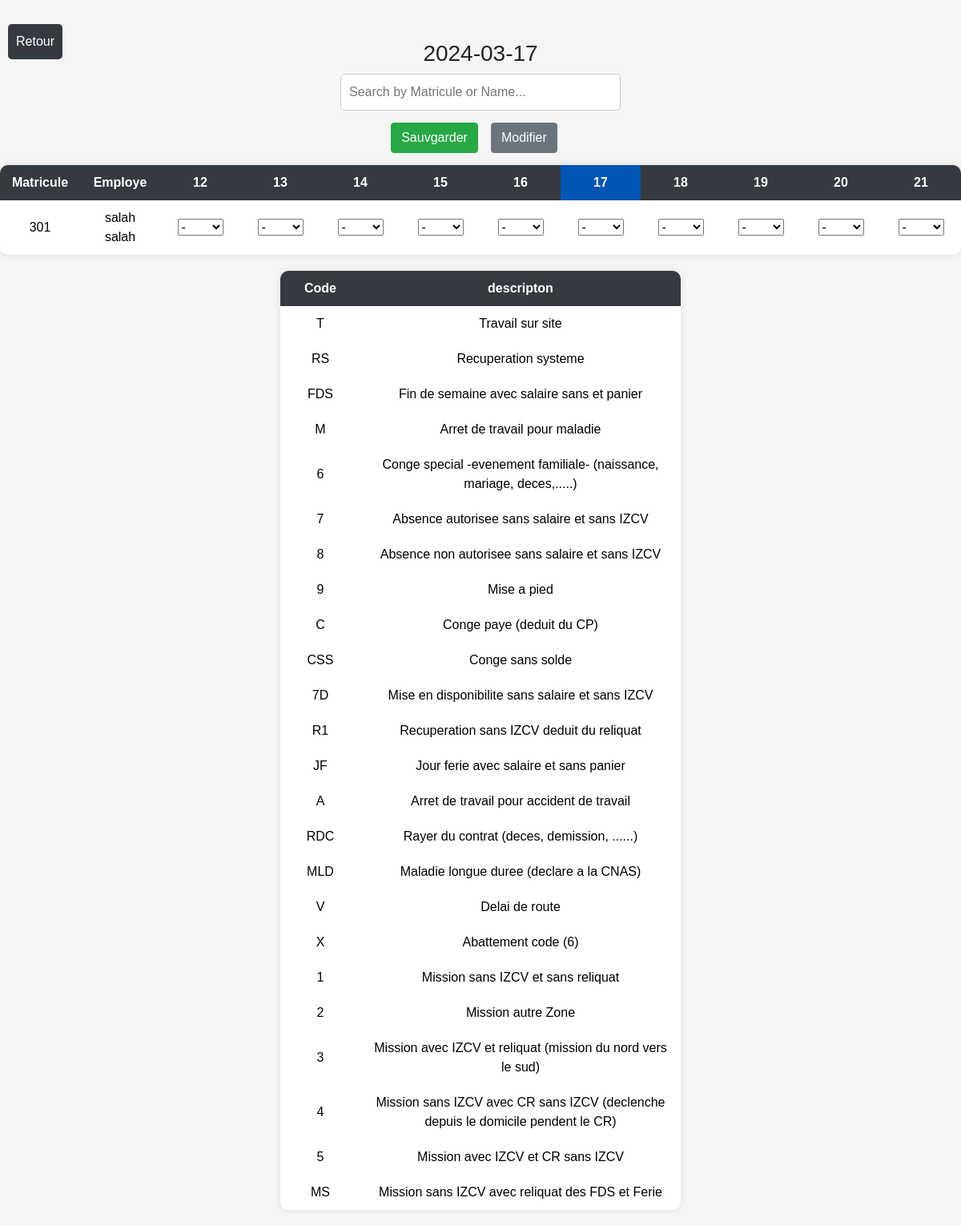
Screenshot of /pointage/2/ with the database file from the repository.
### pointage/models.py (models this page shows, shortened)
class Employe(models.Model):
    ID=models.AutoField(primary_key=True)
    Nom=models.CharField(max_length=30)
    Prenom=models.CharField(max_length=30)
    Adresse=models.CharField(max_length=50,null=True)
    Date_Recrutement=models.DateField(default=timezone.now)
    Affect_Origin=models.CharField(max_length=30,null=True)
    Fonction=models.CharField(max_length=30)
    Date_Detach= models.DateField(null=True)
    station=models.ForeignKey(Station,on_delete=models.CASCADE,null=True)
    Situation_Familliale=models.CharField(max_length=30,null=True)
    Nbr_Enfants=models.IntegerField(null=True)
    Sheet_ID=models.IntegerField(unique=True,null=True)
    recup = models.IntegerField(default=0)
    remboursement_total=models.IntegerField(default=0)
    remboursement_mois=models.IntegerField(default=0)
    actif = models.BooleanField(default=True)

class Code(models.Model):
    ID=models.CharField(primary_key=True,max_length=3)
    Description=models.TextField()

### pointage/views.py (the view)
# urls.py: path('pointage/<int:ID>/',views.pointage2,name='pointage'),
def pointage2(request,ID):
    station = Station.objects.get(id=ID)
    instances=Employe.objects.filter(station=station)
    date=datetime.now().date()
    f_date = date - timedelta(days=5)
    print(date)
    date_range = [f_date + timedelta(days=i) for i in range(10)]
    if request.method == 'POST':
        credentials = service_account.Credentials.from_service_account_file(
        './petromagpointage-be9f913f9b9e.json',
        scopes=['https://www.googleapis.com/auth/spreadsheets'],
        )
        MI=['1',"2","3","4","5","MS"]
        Conge=['C','CSS']
        spreadsheet_id = station.SheetID
        service = build('sheets', 'v4', credentials=credentials)
        for i in instances:
            ranges_and_values={}
            for date in date_range:
                cell=find_cell(date)
                choice=request.POST.get(f'{i.ID}_{date}')
                sheet_range = f"{i.ID}!{cell}"
                code=Code_Employe.objects.filter(employe=i,date=date)
                if  choice == "" :
                    if code.exists():
                                ranges_and_values[sheet_range]=[['']]
                                month_emp=Month_stat.objects.filter(Employe=i,period=f'{date.month}{date.year}')
                                if code.code_id in MI:
                                    month_emp.mission-=1
                                elif code.code_id in "8":
                                    month_emp.absent-=1
                                elif code.code_id in Conge:
                                    month_emp.conge-=1
                                elif code.code_id  == "7":
                                    month_emp.abs_autorise-=1
                                elif code.code_id in "MLD":
                                    month_emp.mld-=1
                                elif code.code_id in "RS":
                                    month_emp.rs-=1
                                elif code.code_id in "6":
                                    month_emp.eve_fam-=1
                                code.delete()
                    else:
                        continue
                elif choice == None :
                    continue
                else:
                    if code.exists():
                        period_i=f'{date.month}{date.year}'
                        print(period_i)
                        try:
                            if code[0].stored:
                                month_emp=Month_stat.objects.get(employe=i,period=period_i)
                                if code[0].code_id in MI:
                                    month_emp.mission-=1
                                elif code[0].code_id in "8":
                                    month_emp.absent-=1
                                elif code[0].code_id in Conge:
                                    month_emp.conge-=1
                                elif code[0].code_id  == "7":
                                    month_emp.abs_autorise-=1
                                elif code[0].code_id in "MLD":
                                    month_emp.mld-=1
                                elif code[0].code_id in "RS":
                                    month_emp.rs-=1
                                elif code[0].code_id in "6":
                                    month_emp.eve_fam-=1
                                elif code[0].code_id in 'T':
                                    month_emp.travail-=1
                        except:
                            pass
                        code[0].delete()
                    code_emp=Code_Employe()
                    code_emp.employe=i
                    code_emp.date=date
                    code_emp.last_update = timezone.now().date()
                    code_emp.code=Code.objects.get(pk=choice)
                    code_emp.save()
                    ranges_and_values[sheet_range] = [[f"{choice}"]]
            requests = [
                {
                    "range": range_,
                    "values": values,
                }
                for range_, values in ranges_and_values.items()
                ]
            service.spreadsheets().values().batchUpdate(
                spreadsheetId=spreadsheet_id,
                body={"valueInputOption": "RAW", "data": requests},
            ).execute()
            station.last_update= datetime.now().date()
            station.save()
        return redirect("menu_view")
    else:
        if date.day>=16:
            start_date=datetime(date.year,date.month,16)
            end_date=datetime(date.year,date.month+1,15)
            if end_date.month==13:
                end_date.month=1
        else:
            start_date=datetime(date.year,date.month-1,16)
            end_date=datetime(date.year,date.month,15)
            if start_date.month==0:
                start_date.month=12
        tmp = {}
        res = {}
        overworked_employes=[]
        for i in instances :
                codes_emp = Code_Employe.objects.filter(employe=i)
                overwork=codes_emp.filter(code_id="T",date__range=(start_date,end_date)).count()
                if overwork > 6 :
                    overworked_employes.append(i)
                tmp = {}
                for d in date_range:
                    try :
                        e = codes_emp.get(date=d)
                        tmp[str(d)] = e
                    except:
                        tmp[str(d)] = ""
                res[i.ID] = tmp
        codes=Code.objects.all()
        context={'date':date,'instances':instances,'date_range':date_range,'codes':codes,'res':res,'today':date,'overwork':overworked_employes}
        return render(request,'pointage.html',context)

### pointage/templates/pointage.html (shortened to what this page needs)
<!DOCTYPE html>
<html lang="en">
<head>
    <link href="https://stackpath.bootstrapcdn.com/bootstrap/4.5.2/css/bootstrap.min.css" rel="stylesheet">
</head>
<body>
    <div class="header">
        <h3>{{ date|date:"Y-m-d" }}</h3>
        <a href="{% url 'menu_view' %}" class="back-button">Retour</a>
    </div>
    <div >
        <input type="text" id="query" class="search" name="query"  placeholder="Search by Matricule or Name...">
    </div>
    <table>
        <tr>
            <th>Matricule</th>
            <th>Employe</th>
            {% for d in date_range %}
            {% if d == date %}
            <th class="today"> {{d|date:"d"}}</th>
            {% else %}
            <th> {{d|date:"d"}}  </th>
            {% endif %}
            {% endfor %}
        </tr>
            <form  id="form" method="POST" >
                {% for i in instances %}
                <tr {% if i in overwork %} class="highlight" {%endif%}>
                    <td>{{ i.ID }}</td>
                    <td>{{ i.Nom }} {{ i.Prenom }}</td>
                    {% for id, list in res.items %}
                        {% if id == i.ID %}
                            {% for date, result in list.items %}
                                {% if result.is_editable or result.open_to_edit  %}
                                    <td>
                                        <select  id="{{ i.ID }}_{{ date }}" name="{{ i.ID }}_{{ date }}">
                                            {% comment %} <option value="">-</option> {% endcomment %}
                                            <option value="{{ result.code.ID }}" selected>{{ result.code.ID }}</option>
                                            {% for code in codes %}
                                                <option value="{{ code.ID }}">{{ code.ID }}</option>
                                            {% endfor %}
                                        </select>
                                    </td>
                                {% else %}
                                    <td>
                                        <select id="{{ i.ID }}_{{ date }}" name="{{ i.ID }}_{{ date }}">
                                                <option value="">-</option>
                                        </select>
                                    </td>
                                {% endif %}
                            {% endfor %}
                        {% endif %}
                    {% endfor %}
                </tr>
                {% endfor %}
                <div class="secondheader">
                    <button type="submit"  id="submitButton" class="btn btn-success"> Sauvgarder </button>
                    <button type="button" id="modifyBtn" class="btn btn-secondary mx-3" > Modifier </button>
                </div>
            </form>
    </table>
    <table>
        <tr>
            <th>Code</th>
            <th>descripton</th>
        </tr>
        {% for code in codes %}
        <tr>
            <td>{{code.ID}}</td>
            <td class="desc">{{code.Description}}</td>
        </tr>
        {% endfor %}
    </table>
</body>
</html>

### pointage/templates/pointage.html (style rules this page uses)
body { font-family: Arial, sans-serif; background-color: #f5f5f5; display: flex; flex-direction: column; align-items: center; justify-content: center; margin: 0; }
table { border-radius: 10px; overflow: hidden; box-shadow: 0 0 10px rgba(0, 0, 0, 0.1); margin-bottom:20px }
th, td { text-align: center; padding: 10px; border: none; align-text :center; width:100px; }
th { background-color: #343a40; font-size: 1em; color:white; }
.today { background-color: #0056b3 !important; }
td { background-color: white; color: black; font-size: 1.0em; }
form { display: flex; flex-direction: column; align-items: center; margin-bottom: 10px; }
.back-button { margin-top: 20px; padding: 10px; background-color: #34a4b0; color: white; border: none; border-radius: 5px; text-decoration: none; }
.header { margin-top:50px; display : flex ; justify-content : center; align-items: center; flex-direction : column }
#query { width: 350px; padding: 10px; border: 1px solid #ccc; border-radius: 5px; box-sizing: border-box; transition: border-color 0.3s; }
.secondheader { display:flex; margin:15px; justify-content:center; align-items:center; }
.desc { width:400px; }
.back-button { position: absolute; top: 10px; left: 10px; padding: 10px; background-color: #343a40; color: white; border: none; border-radius: 5px; text-decoration: none; }

### rows the page displays
Employe: ID "301", Nom "salah", Prenom "salah"
Code: ID "T", Description "Travail sur site"
Code: ID "RS", Description "Recuperation systeme"
Code: ID "FDS", Description "Fin de semaine avec salaire sans et panier"
Code: ID "M", Description "Arret de travail pour maladie"
Code: ID "6", Description "Conge special -evenement familiale- (naissance, mariage, deces,.....)"
Code: ID "7", Description "Absence autorisee sans salaire et sans IZCV"
Code: ID "8", Description "Absence non autorisee sans salaire et sans IZCV"
Code: ID "9", Description "Mise a pied"
Code: ID "C", Description "Conge paye (deduit du CP)"
Code: ID "CSS", Description "Conge sans solde"
Code: ID "7D", Description "Mise en disponibilite sans salaire et sans IZCV"
Code: ID "R1", Description "Recuperation sans IZCV deduit du reliquat"
Code: ID "JF", Description "Jour ferie avec salaire et sans panier"
Code: ID "A", Description "Arret de travail pour accident de travail"
Code: ID "RDC", Description "Rayer du contrat (deces, demission, ......)"
Code: ID "MLD", Description "Maladie longue duree (declare a la CNAS)"
Code: ID "V", Description "Delai de route"
Code: ID "X", Description "Abattement code (6)"
Code: ID "1", Description "Mission sans IZCV et sans reliquat"
Code: ID "2", Description "Mission autre Zone"
Code: ID "3", Description "Mission avec IZCV et reliquat (mission du nord vers le sud)"
Code: ID "4", Description "Mission sans IZCV avec CR sans IZCV (declenche depuis le domicile pendent le CR)"
Code: ID "5", Description "Mission avec IZCV et CR sans IZCV"
Code: ID "MS", Description "Mission sans IZCV avec reliquat des FDS et Ferie"

### other values shown
{{ date|date:"Y-m-d" }} "2024-03-17"
{{ d|date:"d" }} "12" "13" "14" "15" "16" "18" "19" "20" "21"
{{ d|date:"d" }} "17"
